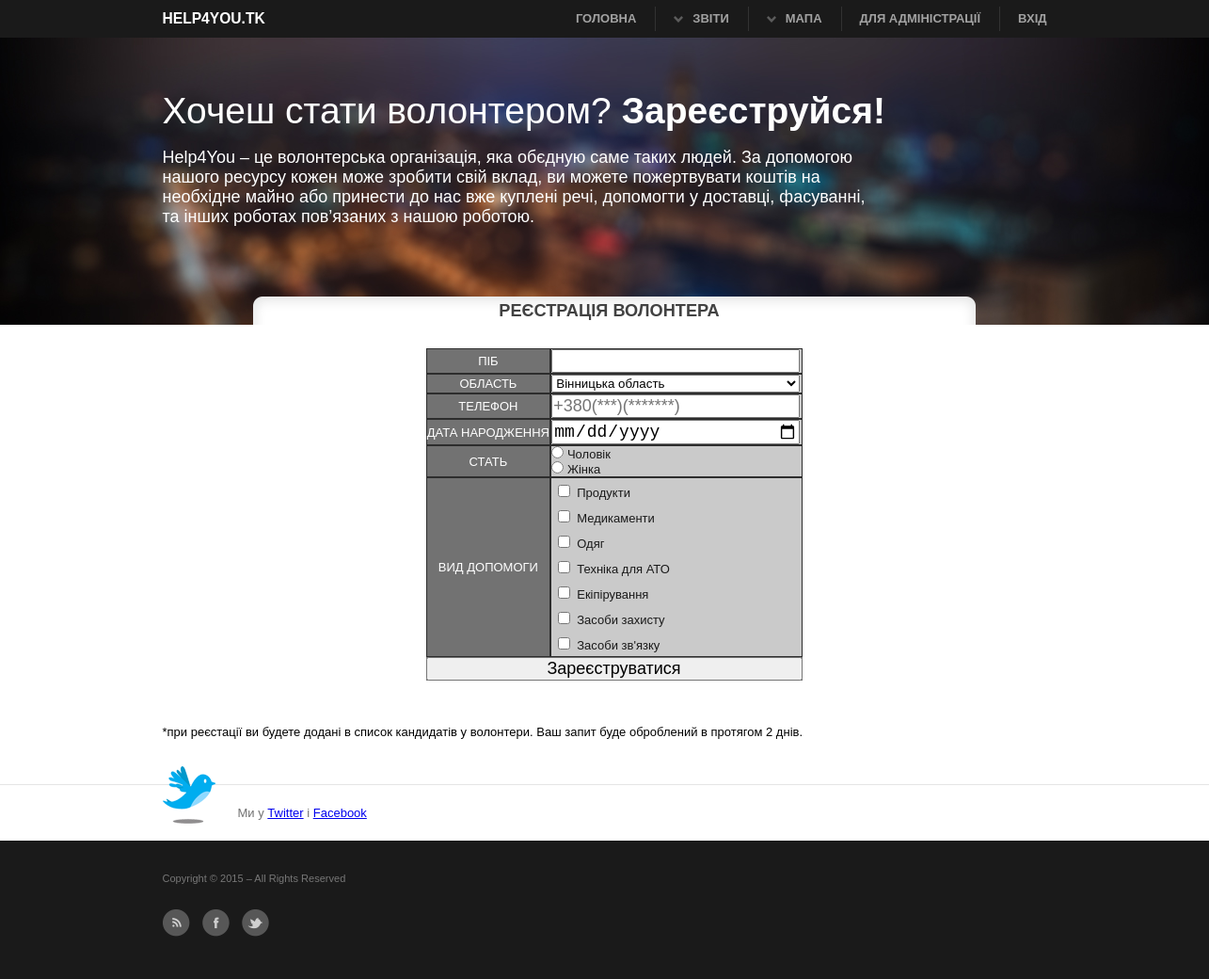
Page /Volonter/add/ on the committed database.
### main/models.py (models this page shows, shortened)
class CategoryResource(models.Model):
    category = models.CharField(max_length=50, verbose_name=u'Категорія')
    class Meta:
        verbose_name_plural = u'Категорії ресурсів'

### main/views.py (the view)
# urls.py: url(r'^Volonter/add/',VolonterCreateView.as_view(), name='create_volonter'),
class VolonterCreateView(CreateView):
    template_name = 'create_volonter.html'
    model = Volonter
    fields = ('fio', 'address', 'birthday',
              'telephone', 'gender','categories',)
    success_url = reverse_lazy('list_volonter')
    def get_context_data(self, **kwargs):
        context = super(VolonterCreateView, self).get_context_data(**kwargs)
        volonters = Volonter.objects.all()
        categories = CategoryResource.objects.all()
        data = []
        for category in categories:
            data.append({
                'name': category.category,
                'number': category.id,
            })
        context.update({
            'data': data,
            'Volonter': volonters,
        })
        return context

### main/templates/create_volonter.html (shortened to what this page needs)
{% extends 'base.html' %}
{% block title %}
     <h3 class="title_list">Реєстрація волонтера</h3>
{% endblock %}
{% block content %}
    <div class="create_table">
    <form class="zforma" method="POST" action="{% url 'create_volonter' %}">
    <table>
    <tr>
        <td class="CreateVoll">ПІБ</td>
        <td class="CreateVolr"><input class="pole" type="text" name="fio"></td>
    </tr>
       <tr>
        <td class="CreateVoll">ОБЛАСТЬ</td>
        <td class="CreateVolr"><select size="1" class="pole_select" name="address">
            <option value="Винницкая область">Вінницька область</option>
            </select>
        </td>
    </tr>
    <tr>
        <td class="CreateVoll">ТЕЛЕФОН</td>
        <td class="CreateVolr"><input class="pole" type="text" name="telephone" placeholder="+380(***)(*******)"></td>
    </tr>
    <tr >
        <td class="CreateVoll">ДАТА НАРОДЖЕННЯ</td>
        <td class="CreateVolr"><input class="pole" type="date" name="birthday"></td>
     </tr>
     <tr >
        <td class="CreateVoll">СТАТЬ</td>
        <td class="CreateVolr"><input type="radio" value="М" name="gender"> Чоловік<br><input type="radio" value="Ж" name="gender"> Жінка</td>
    </tr>
    <tr>
        <td class="CreateVoll">ВИД ДОПОМОГИ</td>
        <td class="CreateVolr">
            {% for item in data %}
            <input type="checkbox" name="categories" value="{{ item.number }}">{{ item.name }}<br>
            {% endfor %}
    </tr>
    <tr class="CreateVoll">
        <td colspan="2"><input class="bt" type="submit" name="Save" value="Зареєструватися"></td>
    </tr>
    </table>
   </form>
    <br>
    <br>
    <br>
    <p>*при реєстації ви будете додані в список кандидатів у волонтери. Ваш запит буде оброблений в протягом 2 днів.</p>
   </div>
{% endblock %}

### main/static/main.css (style rules this page uses)
html { background: #ffffff }
body { color:#727272; font:normal 13px "Helvetice Neue",Arial,Tahoma,Verdana; }
p { line-height:1.5em; margin-bottom:15px; }
h1, h2, h3, h4 { line-height:1.2em; margin-bottom:15px; font-weight:bold; }
h3, h4 { font-size:1.4em; color:#424242; text-shadow:1px 1px 1px #fff; margin-bottom:10px; }
h3 { -webkit-margin-before: 0em; -webkit-margin-after: 0em; -webkit-margin-start: 0px; -webkit-margin-end: 0px; text-shadow:0px 0px 0px #fff; }
table { border-spacing:0px; }
.title_list { margin-left:210px; padding-right: 200px; background: url("img/h.png") no-repeat; padding-top: 5px; padding-bottom: 5px; text-align: center; text-transform: uppercase; }
.create_table table { width: 400px; margin-left: 280px; margin-top:15px; }
.CreateVoll { background-color: #727272; color: #ffffff; border: 1px solid #2d2d2d; text-align: center; }
.CreateVolr { background-color: #cacaca; color: #1a1a1a; border: 1px solid #2d2d2d; }
.pole { width: 260px; }
.pole_select { width: 264px; }
.bt { width:400px; }

### main/static/examples.css (style rules this page uses)
input { font-size: 18px; }
input[type=checkbox] { margin: 7px; }

### main/static/print.css (style rules this page uses)
* { background:none !important; }
body { color:#000; font:normal 12px Arial,sans-serif; padding-top:0; }
p { font-size:1.0em; line-height:1.8em; margin-bottom:15px; }
h1, h2, h3, h4, h5 { margin:0 0 10px 0; color:#000; }
h3 { font-size:1.2em; margin-bottom:20px; }
a.more, #intro .button, header #nav, .socialIcons, #twitter, form, .buttonCentered, .noPrint { display:none; }

### rows in the picture
CategoryResource: name "Продукти"
CategoryResource: name "Медикаменти"
CategoryResource: name "Одяг"
CategoryResource: name "Техніка для АТО"
CategoryResource: name "Екіпірування"
CategoryResource: name "Засоби захисту"
CategoryResource: name "Засоби зв'язку"
